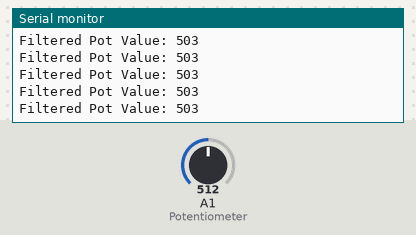
A sketch run on a simulated Arduino Uno, built with avr-gcc and run on an emulated ATmega328P. Parts: the last lines printed to the serial monitor. Inputs (shaded band) come from the test bench; at power-on: A1 (Potentiometer) = 512.

Above: at 4.2 s.
4.3 s: A1 (Potentiometer) set to 123
At 4.9 s:
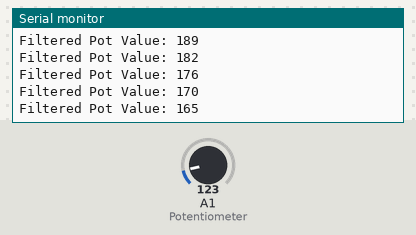
7.3 s: A1 (Potentiometer) set to 124
At 7.9 s:
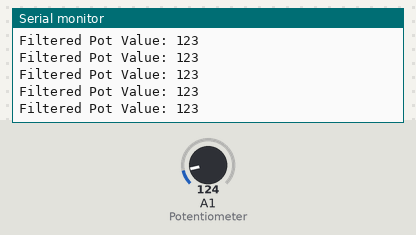
Timing chart, 0 to 10.3 s (numbered marks = the images above; inputs shaded):
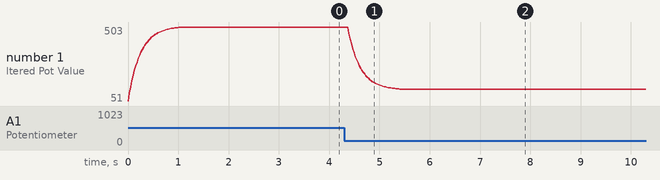

Measured:
- after the input at 4.3 s, the serial monitor: prints a new line after 0.09 s (image 1)
- plotted number 1: 503 → 123 after the input at 4.3 s

The sketch:

Arduino-Filter.ino
```cpp
int  Potentiometer = A1; // Potentiometer is connected analog pin A1 of  arduino.
int PotData = 0;

int filteredValue = 0;  // Initialize filtered value
float alpha = 0.1;  // Filter coefficient (0 < alpha < 1)


void setup()
{
  Serial.begin(9600);
  pinMode(Potentiometer, INPUT);

}

void loop()
{


 PotData = analogRead(Potentiometer);
 filteredValue = alpha * PotData + (1 - alpha) * filteredValue;  // Filter equation

//vout = (filteredValue * 5.0) / 1023.0;
//vout = vout * cf ;
Serial.print("Filtered Pot Value: ");
Serial.print(filteredValue);
Serial.println("");
//delay(100);

}
```
